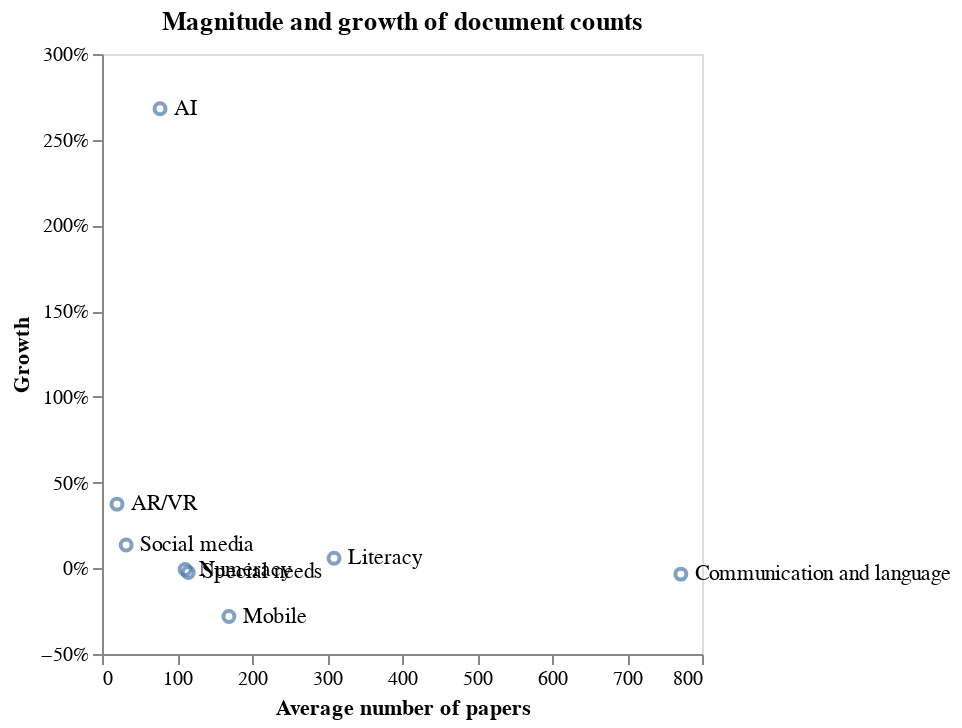

Here is the notebook cell this chart was saved with:
### Code cell
# Plot a scatter plot of magnitude and growth
# Display labels next to the scatter points and remove grid lines
fig = (
    alt.Chart(
        magnitude_growth_df,
        width=500)
    .mark_point()
    .encode(
        # add title
        x=alt.X('magnitude:Q', axis=alt.Axis(title='Average number of papers')),
        # add percentages to the growth
        y=alt.Y('growth:Q', axis=alt.Axis(format='%'), title='Growth'),
        text='category:N'
    )
    .properties(
        title='Magnitude and growth of document counts',
        width=300,
        height=300
        
    )
)

labels = fig.mark_text(
    align='left',
    baseline='middle',
    dx=7
).encode(
    text='category:N'
)

(
    (fig + labels)
    .configure_axis(grid=False)
)

### Figure 1 — Vega-Lite specification as saved in the notebook (floating-point values rounded to 4 significant figures)
{"config": {"view": {"continuousWidth": 400, "continuousHeight": 300}, "axis": {"grid": false}}, "layer": [{"mark": "point", "encoding": {"text": {"field": "category", "type": "nominal"}, "x": {"axis": {"title": "Average number of papers"}, "field": "magnitude", "type": "quantitative"}, "y": {"axis": {"format": "%"}, "field": "growth", "title": "Growth", "type": "quantitative"}}, "height": 300, "title": "Magnitude and growth of document counts", "width": 300}, {"mark": {"type": "text", "align": "left", "baseline": "middle", "dx": 7}, "encoding": {"text": {"field": "category", "type": "nominal"}, "x": {"axis": {"title": "Average number of papers"}, "field": "magnitude", "type": "quantitative"}, "y": {"axis": {"format": "%"}, "field": "growth", "title": "Growth", "type": "quantitative"}}, "height": 300, "title": "Magnitude and growth of document counts", "width": 300}], "data": {"name": "data-aa675cc9656c90e1f2e72836800992fe"}, "$schema": "https://vega.github.io/schema/vega-lite/v4.17.0.json", "datasets": {"data-aa675cc9656c90e1f2e72836800992fe": [{"category": "AI", "magnitude": 77.4, "growth": 2.681}, {"category": "Mobile", "magnitude": 169.2, "growth": -0.2816}, {"category": "AR/VR", "magnitude": 20.0, "growth": 0.3742}, {"category": "Social media", "magnitude": 32.2, "growth": 0.1361}, {"category": "Literacy", "magnitude": 309.4, "growth": 0.05808}, {"category": "Numeracy", "magnitude": 110.8, "growth": -0.007537}, {"category": "Communication and language", "magnitude": 771.8, "growth": -0.03402}, {"category": "Special needs", "magnitude": 115.0, "growth": -0.02445}]}}
